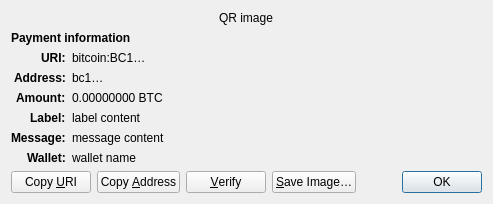
<?xml version="1.0" encoding="UTF-8"?>
<ui version="4.0">
 <class>ReceiveRequestDialog</class>
 <widget class="QDialog" name="ReceiveRequestDialog">
  <property name="geometry">
   <rect>
    <x>0</x>
    <y>0</y>
    <width>413</width>
    <height>229</height>
   </rect>
  </property>
  <property name="windowTitle">
   <string>Request payment to …</string>
  </property>
  <layout class="QGridLayout" name="gridLayout" columnstretch="0,1">
   <property name="sizeConstraint">
    <enum>QLayout::SetFixedSize</enum>
   </property>
   <item row="0" column="0" colspan="2" alignment="Qt::AlignHCenter">
    <widget class="QRImageWidget" name="qr_code">
     <property name="text">
      <string notr="true">QR image</string>
     </property>
     <property name="textInteractionFlags">
      <set>Qt::NoTextInteraction</set>
     </property>
    </widget>
   </item>
   <item row="1" column="0" colspan="2">
    <widget class="QLabel" name="payment_header">
     <property name="font">
      <font>
       <weight>75</weight>
       <bold>true</bold>
      </font>
     </property>
     <property name="text">
      <string>Payment information</string>
     </property>
     <property name="textInteractionFlags">
      <set>Qt::NoTextInteraction</set>
     </property>
    </widget>
   </item>
   <item row="2" column="0" alignment="Qt::AlignRight|Qt::AlignTop">
    <widget class="QLabel" name="uri_tag">
     <property name="font">
      <font>
       <weight>75</weight>
       <bold>true</bold>
      </font>
     </property>
     <property name="text">
      <string notr="true">URI:</string>
     </property>
     <property name="textFormat">
      <enum>Qt::PlainText</enum>
     </property>
     <property name="textInteractionFlags">
      <set>Qt::NoTextInteraction</set>
     </property>
    </widget>
   </item>
   <item row="2" column="1" alignment="Qt::AlignTop">
    <widget class="QLabel" name="uri_content">
     <property name="text">
      <string notr="true">bitcoin:BC1…</string>
     </property>
     <property name="textFormat">
      <enum>Qt::RichText</enum>
     </property>
     <property name="wordWrap">
      <bool>true</bool>
     </property>
     <property name="textInteractionFlags">
      <set>Qt::TextSelectableByMouse</set>
     </property>
    </widget>
   </item>
   <item row="3" column="0" alignment="Qt::AlignRight|Qt::AlignTop">
    <widget class="QLabel" name="address_tag">
     <property name="font">
      <font>
       <weight>75</weight>
       <bold>true</bold>
      </font>
     </property>
     <property name="text">
      <string>Address:</string>
     </property>
     <property name="textInteractionFlags">
      <set>Qt::NoTextInteraction</set>
     </property>
    </widget>
   </item>
   <item row="3" column="1" alignment="Qt::AlignTop">
    <widget class="QLabel" name="address_content">
     <property name="text">
      <string notr="true">bc1…</string>
     </property>
     <property name="textFormat">
      <enum>Qt::PlainText</enum>
     </property>
     <property name="textInteractionFlags">
      <set>Qt::TextSelectableByMouse</set>
     </property>
    </widget>
   </item>
   <item row="4" column="0" alignment="Qt::AlignRight|Qt::AlignTop">
    <widget class="QLabel" name="amount_tag">
     <property name="font">
      <font>
       <weight>75</weight>
       <bold>true</bold>
      </font>
     </property>
     <property name="text">
      <string>Amount:</string>
     </property>
     <property name="textInteractionFlags">
      <set>Qt::NoTextInteraction</set>
     </property>
    </widget>
   </item>
   <item row="4" column="1" alignment="Qt::AlignTop">
    <widget class="QLabel" name="amount_content">
     <property name="text">
      <string notr="true">0.00000000 BTC</string>
     </property>
     <property name="textFormat">
      <enum>Qt::PlainText</enum>
     </property>
     <property name="textInteractionFlags">
      <set>Qt::TextSelectableByMouse</set>
     </property>
    </widget>
   </item>
   <item row="5" column="0" alignment="Qt::AlignRight|Qt::AlignTop">
    <widget class="QLabel" name="label_tag">
     <property name="font">
      <font>
       <weight>75</weight>
       <bold>true</bold>
      </font>
     </property>
     <property name="text">
      <string>Label:</string>
     </property>
     <property name="textInteractionFlags">
      <set>Qt::NoTextInteraction</set>
     </property>
    </widget>
   </item>
   <item row="5" column="1" alignment="Qt::AlignTop">
    <widget class="QLabel" name="label_content">
     <property name="text">
      <string notr="true">label content</string>
     </property>
     <property name="textFormat">
      <enum>Qt::PlainText</enum>
     </property>
     <property name="wordWrap">
      <bool>true</bool>
     </property>
     <property name="textInteractionFlags">
      <set>Qt::TextSelectableByMouse</set>
     </property>
    </widget>
   </item>
   <item row="6" column="0" alignment="Qt::AlignRight|Qt::AlignTop">
    <widget class="QLabel" name="message_tag">
     <property name="font">
      <font>
       <weight>75</weight>
       <bold>true</bold>
      </font>
     </property>
     <property name="text">
      <string>Message:</string>
     </property>
     <property name="textInteractionFlags">
      <set>Qt::NoTextInteraction</set>
     </property>
    </widget>
   </item>
   <item row="6" column="1" alignment="Qt::AlignTop">
    <widget class="QLabel" name="message_content">
     <property name="text">
      <string notr="true">message content</string>
     </property>
     <property name="textFormat">
      <enum>Qt::PlainText</enum>
     </property>
     <property name="wordWrap">
      <bool>true</bool>
     </property>
     <property name="textInteractionFlags">
      <set>Qt::TextSelectableByMouse</set>
     </property>
    </widget>
   </item>
   <item row="7" column="0" alignment="Qt::AlignRight|Qt::AlignTop">
    <widget class="QLabel" name="wallet_tag">
     <property name="font">
      <font>
       <weight>75</weight>
       <bold>true</bold>
      </font>
     </property>
     <property name="text">
      <string>Wallet:</string>
     </property>
     <property name="textInteractionFlags">
      <set>Qt::NoTextInteraction</set>
     </property>
    </widget>
   </item>
   <item row="7" column="1" alignment="Qt::AlignTop">
    <widget class="QLabel" name="wallet_content">
     <property name="text">
      <string notr="true">wallet name</string>
     </property>
     <property name="textFormat">
      <enum>Qt::PlainText</enum>
     </property>
     <property name="wordWrap">
      <bool>true</bool>
     </property>
     <property name="textInteractionFlags">
      <set>Qt::TextSelectableByMouse</set>
     </property>
    </widget>
   </item>
   <item row="8" column="0" colspan="2">
    <layout class="QHBoxLayout" name="horizontalLayout">
     <item>
      <widget class="QPushButton" name="btnCopyURI">
       <property name="text">
        <string>Copy &amp;URI</string>
       </property>
       <property name="autoDefault">
        <bool>false</bool>
       </property>
      </widget>
     </item>
     <item>
      <widget class="QPushButton" name="btnCopyAddress">
       <property name="text">
        <string>Copy &amp;Address</string>
       </property>
       <property name="autoDefault">
        <bool>false</bool>
       </property>
      </widget>
     </item>
     <item>
      <widget class="QPushButton" name="btnVerify">
       <property name="text">
        <string>&amp;Verify</string>
       </property>
       <property name="toolTip">
        <string>Verify this address on e.g. a hardware wallet screen</string>
       </property>
       <property name="autoDefault">
        <bool>false</bool>
       </property>
      </widget>
     </item>
     <item>
      <widget class="QPushButton" name="btnSaveAs">
       <property name="text">
        <string>&amp;Save Image…</string>
       </property>
       <property name="autoDefault">
        <bool>false</bool>
       </property>
      </widget>
     </item>
     <item>
      <spacer name="horizontalSpacer_2">
       <property name="orientation">
        <enum>Qt::Horizontal</enum>
       </property>
       <property name="sizeHint" stdset="0">
        <size>
         <width>40</width>
         <height>20</height>
        </size>
       </property>
      </spacer>
     </item>
     <item>
      <widget class="QDialogButtonBox" name="buttonBox">
       <property name="focusPolicy">
        <enum>Qt::StrongFocus</enum>
       </property>
       <property name="standardButtons">
        <set>QDialogButtonBox::Ok</set>
       </property>
      </widget>
     </item>
    </layout>
   </item>
  </layout>
 </widget>
 <customwidgets>
  <customwidget>
   <class>QRImageWidget</class>
   <extends>QLabel</extends>
   <header>qt/qrimagewidget.h</header>
  </customwidget>
 </customwidgets>
 <tabstops>
  <tabstop>buttonBox</tabstop>
  <tabstop>btnCopyURI</tabstop>
  <tabstop>btnCopyAddress</tabstop>
  <tabstop>btnSaveAs</tabstop>
 </tabstops>
 <resources/>
 <connections>
  <connection>
   <sender>buttonBox</sender>
   <signal>accepted()</signal>
   <receiver>ReceiveRequestDialog</receiver>
   <slot>accept()</slot>
   <hints>
    <hint type="sourcelabel">
     <x>135</x>
     <y>230</y>
    </hint>
    <hint type="destinationlabel">
     <x>135</x>
     <y>126</y>
    </hint>
   </hints>
  </connection>
 </connections>
</ui>
  
